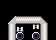

The image is a tile-based game level rendered from a .tmx file. Its description and complete source (layers, tilesets, objects, tile grids) follow:
An orthogonal 7x5 tile map with 8x8 px tiles, 1 tile layer (Tile Layer 1), 2 tilesets.

<map version="1.4" tiledversion="1.4.3" orientation="orthogonal" renderorder="right-down" width="7" height="5" tilewidth="8" tileheight="8" infinite="0" nextlayerid="2" nextobjectid="1">
 <tileset firstgid="1" source="../assets/democart.tsx" />
 <tileset firstgid="257" source="../assets/tbj2_startcart2spr.tsx" />
 <layer id="1" name="Tile Layer 1" width="7" height="5">
  <data encoding="csv">
0,0,0,0,0,0,0,
0,0,0,0,0,0,0,
0,120,142,142,142,122,0,
0,157,19,0,20,2147483805,0,
0,157,154,0,154,2147483805,0
</data>
 </layer>
</map>
